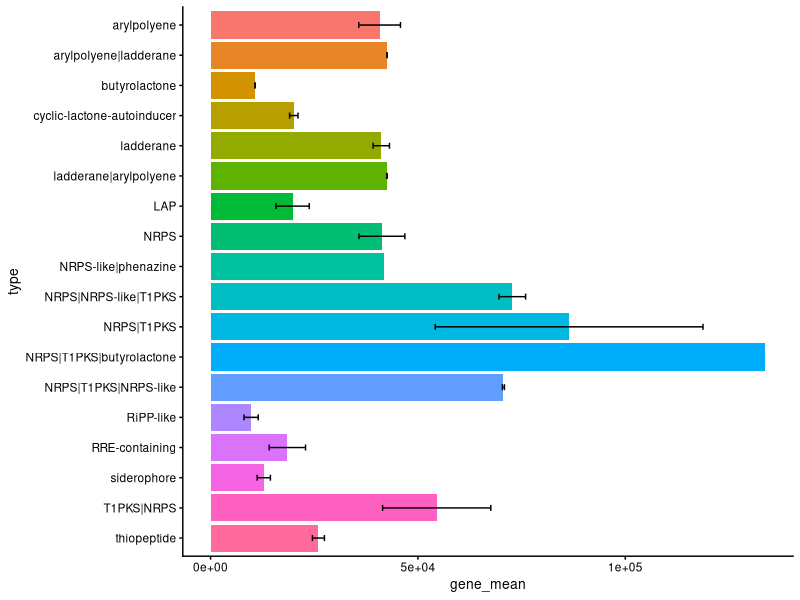
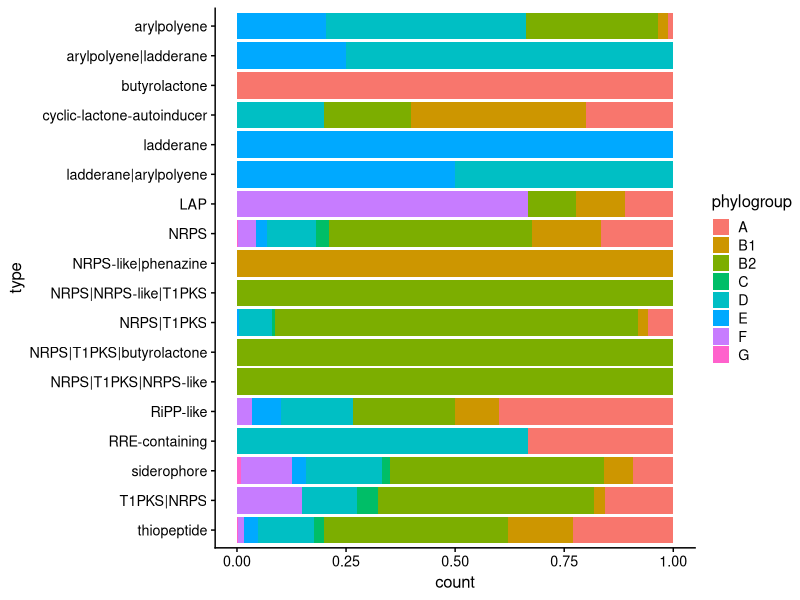
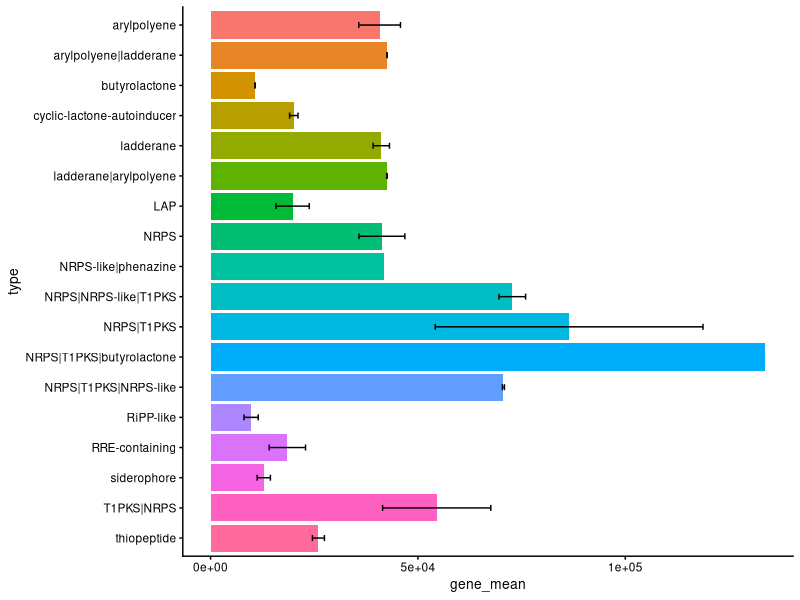
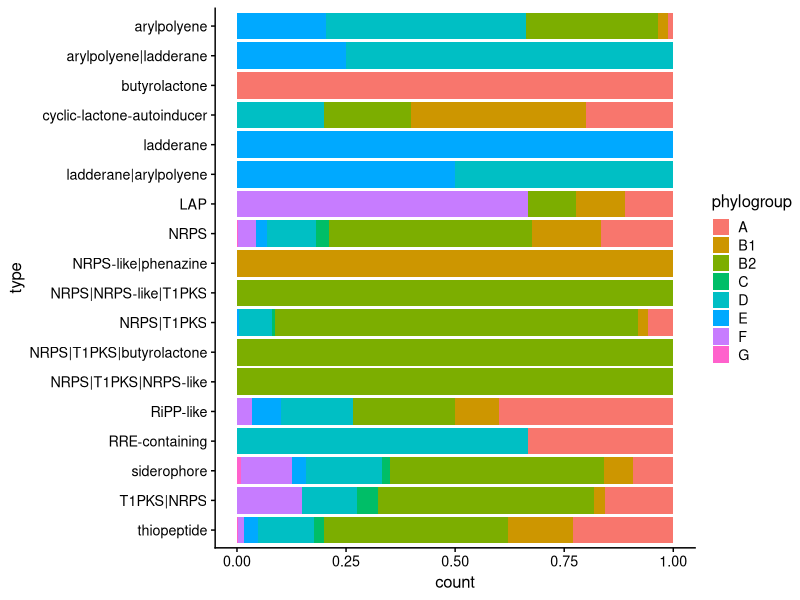

Write R code to recreate these figures, in order.
## ---- chunk 1
#!warning : false

# loading relevant libraries
library(tidyverse)
library(readr) # read csv
library(readxl) # read excel
library(ggplot2)
library(stringr)
library(broom)
# install.packages("cowplot")
library(cowplot)

# load data 
bgc = read_csv("data/BGCs/antismash_summary.csv")
metadata = read_excel("data/MAIN_metadata.xlsx")
## ---- chunk 2
dim(bgc)
colnames(bgc)
head(bgc)
## ---- chunk 3
# Let's make a new column for gene length and ID
bgc_fil = bgc %>% 
  select(genome, type, cluster, contig,start,end) %>% 
  # filter out unusable assembled contig reads 
  filter(start!=0) %>% 
  mutate(gene_length = end - start) %>% 
  mutate(ID = paste(genome, type, sep = '_'))

# count the number of bgc types, sorted from largest group
BGC_counts = bgc_fil %>% 
  group_by(type) %>% 
  count(sort = TRUE)
BGC_counts
## ---- chunk 4
# calculate gene mean and sd
gene_length = bgc_fil %>% 
  group_by(type) %>% 
  summarise(
    gene_mean = mean(gene_length),
    gene_sd = sd(gene_length)
  ) %>% 
  arrange(desc(gene_mean))

# ggplot the gene length  
gene_length %>% 
  #plot points 
  ggplot(aes(y = type,x = gene_mean,
             fill = type)) +
  geom_bar(stat = 'identity', 
           show.legend = F) +
  scale_y_discrete(limits = rev)+ 
  geom_errorbar(aes(xmin=gene_mean-gene_sd, xmax=gene_mean+gene_sd), width=.2) +
  theme_cowplot(10) 
  #reverse order in x axis
  
# save
ggsave('output/figures/barplot_gene_length.pdf',
       width = 6, height = 6)

## ---- chunk 5
dim(metadata)
head(metadata)
colnames(metadata)
## ---- chunk 6
phylo = metadata %>%  
  # filter out the untrustable origins
  filter(Origin %in% c('AUS', 'ECOREF')) %>% 
  # choose undiscarded data
  filter(Discard == 'No') %>% 
  # select the interested data columns
  select(fasta, Broadphenotype, phylogroup) %>% 
  # keep all the columns after selecting distinct rows in fasta
  distinct(fasta, .keep_all = TRUE) %>% 
  # make new col'genome' from 'fasta' to join the genome column
  mutate(genome = str_sub(fasta, start = 1, end = -7)) %>% 
  # delete 'fasta' column
  select(-fasta) 

# join phylo to our bgc data as bgc_extended
bgc_extended = bgc_fil %>% 
  left_join(phylo)
## ---- chunk 7
unique(bgc_extended$phylogroup)
## ---- chunk 8
clean_phylo = bgc_extended %>% 
  # drop the NAs
  drop_na(phylogroup) %>%
  # filter out the clade I
  filter(!phylogroup %in% c('cladeI')) %>%
  mutate(phylogroup = replace( phylogroup, phylogroup=='E or cladeI', 'E'))

# ggplot it
clean_phylo %>% 
  ggplot(aes(y = type, 
             fill = phylogroup)) +
  geom_bar(position = "fill", 
           show.legend = T) +
  theme_cowplot(12) +
  scale_y_discrete(limits = rev)

# save
ggsave('output/figures/bgc_phylogroup.pdf',
       width = 6, height = 6)

## ---- chunk 9
# some ANOVA test to see difference between gene lengths of phylogroups
anova = aov(gene_length ~ phylogroup, data = clean_phylo)
TukeyHSD(anova)
## ---- chunk 10
# select relevant groups
b2_vs_e = clean_phylo %>% 
  mutate(phylogroup = as.factor(phylogroup)) %>% 
  filter(phylogroup %in% c('B2', 'E')) %>% 
  select(phylogroup, gene_length)

#linear model
model = lm(gene_length ~ phylogroup, 
           data = b2_vs_e)
#summary of model 
sum_model = summary(model)
sum_model 

# tidy the summary 
stats = tidy(sum_model) %>% 
  # column to show the phylogroups being compared
  mutate(comparison = 'B2 VS E',
         .before = 'term') %>% 
  # bye intercept
  filter(term!='(Intercept)')
stats

